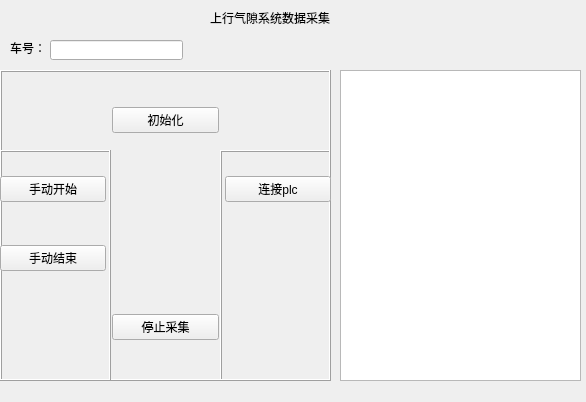
<?xml version="1.0" encoding="UTF-8"?>
<ui version="4.0">
 <class>mywidgetClass</class>
 <widget class="QWidget" name="mywidgetClass">
  <property name="geometry">
   <rect>
    <x>0</x>
    <y>0</y>
    <width>586</width>
    <height>402</height>
   </rect>
  </property>
  <property name="windowTitle">
   <string>mywidget</string>
  </property>
  <widget class="QLabel" name="label">
   <property name="geometry">
    <rect>
     <x>210</x>
     <y>10</y>
     <width>151</width>
     <height>16</height>
    </rect>
   </property>
   <property name="text">
    <string>上行气隙系统数据采集</string>
   </property>
  </widget>
  <widget class="QTextEdit" name="textEditConnect">
   <property name="geometry">
    <rect>
     <x>340</x>
     <y>70</y>
     <width>241</width>
     <height>311</height>
    </rect>
   </property>
  </widget>
  <widget class="QLabel" name="label_2">
   <property name="geometry">
    <rect>
     <x>10</x>
     <y>40</y>
     <width>36</width>
     <height>16</height>
    </rect>
   </property>
   <property name="text">
    <string>车号：</string>
   </property>
  </widget>
  <widget class="QLineEdit" name="CarNo">
   <property name="geometry">
    <rect>
     <x>50</x>
     <y>40</y>
     <width>133</width>
     <height>20</height>
    </rect>
   </property>
  </widget>
  <widget class="QFrame" name="frame">
   <property name="geometry">
    <rect>
     <x>0</x>
     <y>70</y>
     <width>331</width>
     <height>311</height>
    </rect>
   </property>
   <property name="frameShape">
    <enum>QFrame::Box</enum>
   </property>
   <property name="frameShadow">
    <enum>QFrame::Raised</enum>
   </property>
   <property name="midLineWidth">
    <number>0</number>
   </property>
   <widget class="QFrame" name="frame_2">
    <property name="geometry">
     <rect>
      <x>0</x>
      <y>80</y>
      <width>111</width>
      <height>231</height>
     </rect>
    </property>
    <property name="frameShape">
     <enum>QFrame::Box</enum>
    </property>
    <property name="frameShadow">
     <enum>QFrame::Raised</enum>
    </property>
   </widget>
   <widget class="QFrame" name="frame_3">
    <property name="geometry">
     <rect>
      <x>220</x>
      <y>80</y>
      <width>111</width>
      <height>231</height>
     </rect>
    </property>
    <property name="frameShape">
     <enum>QFrame::Box</enum>
    </property>
    <property name="frameShadow">
     <enum>QFrame::Raised</enum>
    </property>
   </widget>
   <widget class="QWidget" name="formLayoutWidget">
    <property name="geometry">
     <rect>
      <x>0</x>
      <y>0</y>
      <width>331</width>
      <height>311</height>
     </rect>
    </property>
    <layout class="QGridLayout" name="gridLayout">
     <property name="leftMargin">
      <number>0</number>
     </property>
     <property name="topMargin">
      <number>0</number>
     </property>
     <property name="rightMargin">
      <number>0</number>
     </property>
     <property name="bottomMargin">
      <number>0</number>
     </property>
     <item row="1" column="0">
      <widget class="QPushButton" name="manualstart_2">
       <property name="text">
        <string>手动开始</string>
       </property>
      </widget>
     </item>
     <item row="0" column="1">
      <widget class="QPushButton" name="pushButtoninit">
       <property name="text">
        <string>初始化</string>
       </property>
      </widget>
     </item>
     <item row="1" column="2">
      <widget class="QPushButton" name="ConNectPLC">
       <property name="text">
        <string>连接plc</string>
       </property>
      </widget>
     </item>
     <item row="2" column="0">
      <widget class="QPushButton" name="manualstop_2">
       <property name="text">
        <string>手动结束</string>
       </property>
      </widget>
     </item>
     <item row="3" column="1">
      <widget class="QPushButton" name="pushButtonstop">
       <property name="text">
        <string>停止采集</string>
       </property>
      </widget>
     </item>
     <item row="1" column="1">
      <layout class="QHBoxLayout" name="horizontalLayout"/>
     </item>
    </layout>
   </widget>
  </widget>
 </widget>
 <layoutdefault spacing="6" margin="11"/>
 <resources>
  <include location="mywidget.qrc"/>
 </resources>
 <connections/>
</ui>
